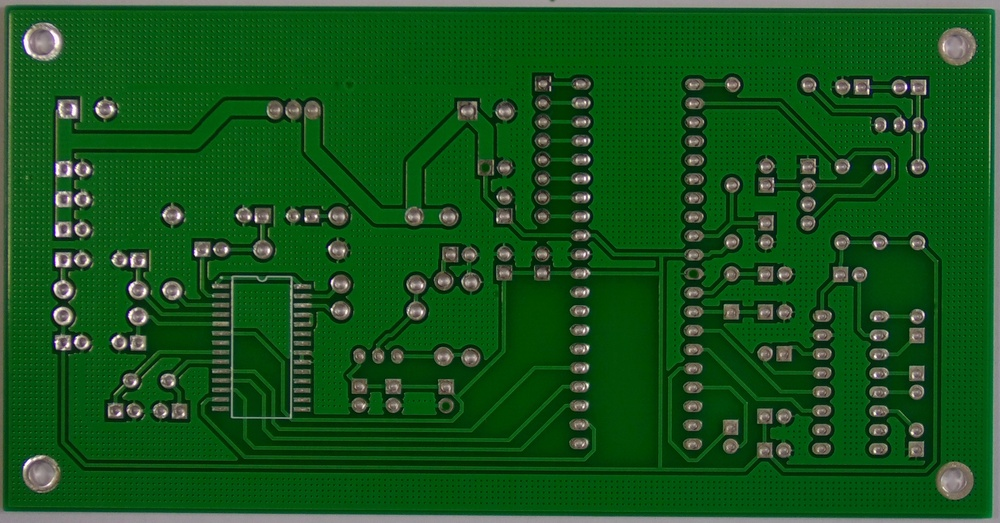
#> input picture real_images/pcb/images/01_missing_hole_06.jpg, 1000 x 523 px, shrunk from 3034 x 1586 before the run
$ python -i real_image_inspection.py   (imports and definitions only)
#> lines starting #> are read from the running program, lines starting #| are printed output that depends on the picture; after the words box and inside, x2 and y2 are one past the last pixel; in counts of white or black regions, pixels touching at a corner belong together
#> further down, picture is the input picture: shape (523, 1000, 3); mean B, G, R 27.5, 83.6, 21.5
"""
真实图片工业缺陷检测系统
使用用户提供的真实工业缺陷图片进行检测
"""
import sys
import os
import cv2
import numpy as np
import json
from datetime import datetime
from pathlib import Path

sys.path.insert(0, os.path.join(os.path.dirname(__file__), 'src'))

class RealImageInspection:
    """真实图片工业缺陷检测系统"""

    def __init__(self, image_dir="real_images"):
        self.image_dir = image_dir
        self.results_dir = "inspection_results"
        os.makedirs(self.results_dir, exist_ok=True)

    # [23 lines left out: function load_images_from_folder, not called in this run]

    def detect_defects(self, image, product_type='auto'):
        """
        检测缺陷
        根据产品类型自动选择合适的检测参数
        """
#> called with product_type = 'auto'
        gray = cv2.cvtColor(image, cv2.COLOR_BGR2GRAY)
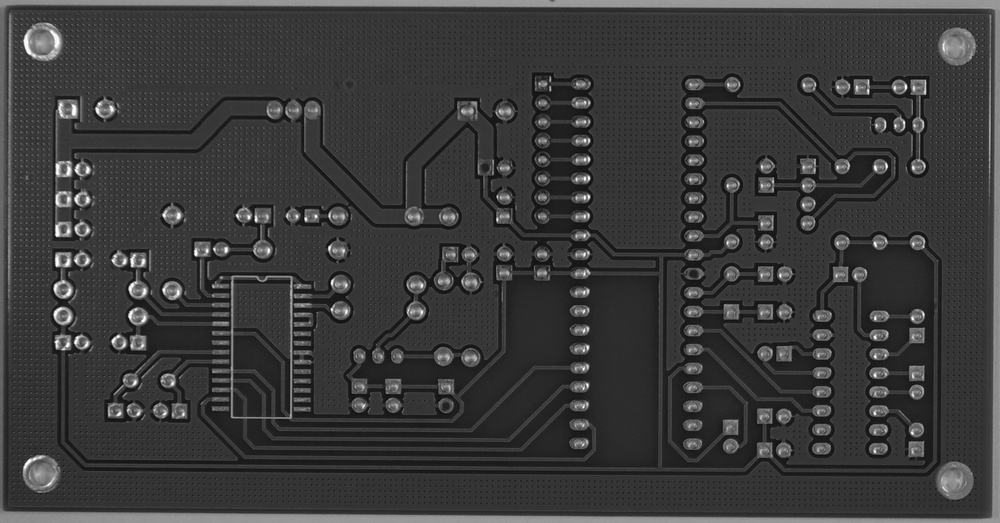
#> gray: shape (523, 1000); min 9, max 253, mean 58.6

        # 根据产品类型选择参数
        if product_type == 'pcb':
            edges = cv2.Canny(gray, 50, 150)
        elif product_type == 'chip':
            edges = cv2.Canny(gray, 30, 100)
        elif product_type == 'wafer':
            edges = cv2.Canny(gray, 20, 80)
        else:  # auto
            edges = cv2.Canny(gray, 40, 120)
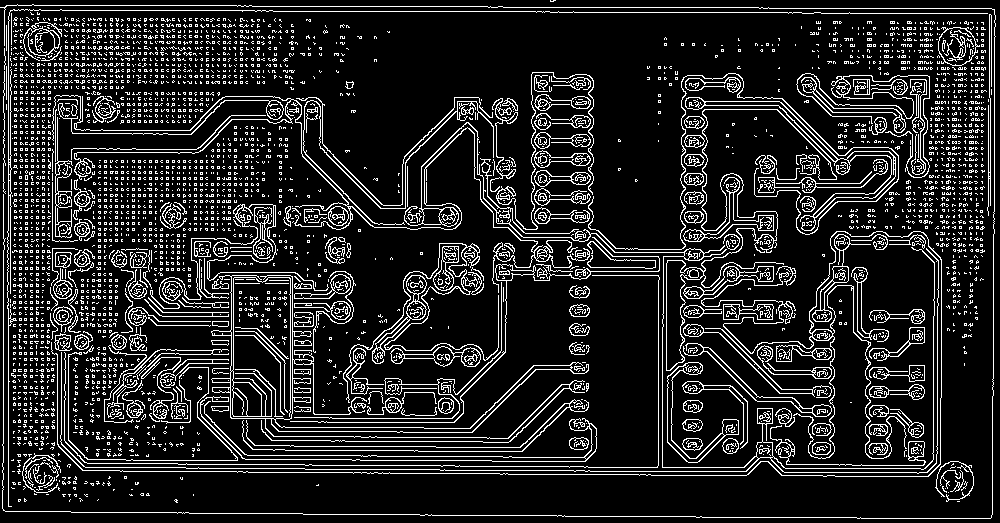
#> edges: shape (523, 1000); 13.9% white in thin lines or dots

        # 形态学处理
        kernel = np.ones((3, 3), np.uint8)
        edges = cv2.morphologyEx(edges, cv2.MORPH_CLOSE, kernel)
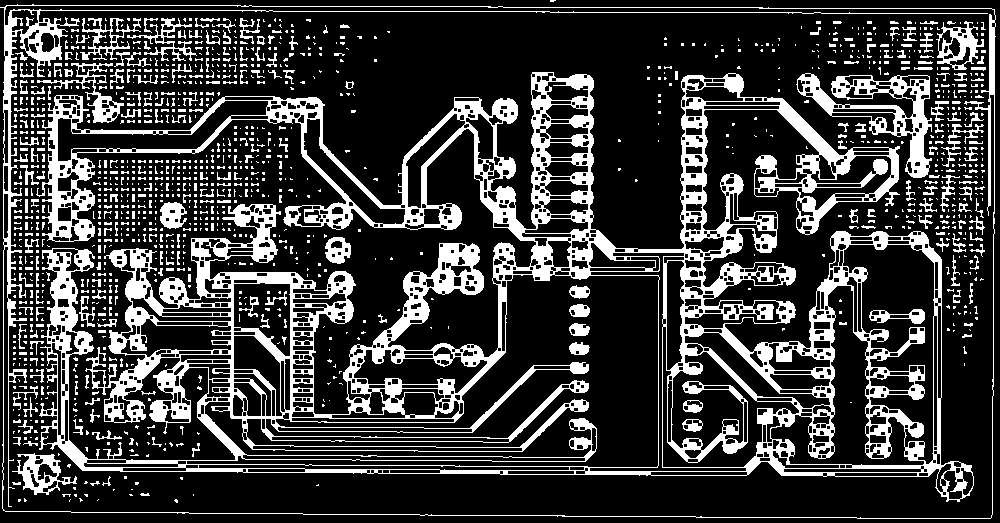
#> edges: shape (523, 1000); 22.9% white; 1255 white regions (978 under 20 px)

        # 查找轮廓
        contours, _ = cv2.findContours(edges, cv2.RETR_EXTERNAL, cv2.CHAIN_APPROX_SIMPLE)
#> contours = 2 contours, 1 with area under 20; largest, box (x1, y1, x2, y2) and area: (0, 4, 996, 519) 503326

        # 分析缺陷
        defects = []
        result = image.copy()

        for i, contour in enumerate(contours):
            area = cv2.contourArea(contour)
            if area < 20:  # 过滤太小的噪点
                continue

            x, y, w, h = cv2.boundingRect(contour)
            aspect_ratio = float(w) / h if h > 0 else 0

            # 缺陷分类
            if aspect_ratio > 4 or aspect_ratio < 0.25:
                defect_type = "SCRATCH"
                color = (0, 0, 255)
                severity = "HIGH"
            elif area > 1000:
                defect_type = "LARGE_DEFECT"
                color = (0, 0, 255)
                severity = "HIGH"
            elif area > 200:
                defect_type = "MEDIUM_DEFECT"
                color = (0, 165, 255)
                severity = "MEDIUM"
            else:
                defect_type = "SMALL_DEFECT"
                color = (0, 255, 255)
                severity = "LOW"

            defects.append({
                'id': i,
                'type': defect_type,
                'position': {'x': int(x + w/2), 'y': int(y + h/2)},
                'size': {'width': int(w), 'height': int(h)},
                'area_pixels': int(area),
                'severity': severity
            })

            # 在结果图上标记
            cv2.rectangle(result, (x, y), (x + w, y + h), color, 2)
            label = f"{defect_type[:3]}#{i}"
            cv2.putText(result, label, (x, y - 5),
                       cv2.FONT_HERSHEY_SIMPLEX, 0.4, color, 1)
#> this loop made 2 passes
#> (area, x, y, w, h, aspect_ratio, defect_type, color) on pass 1: (503326, 0, 4, 996, 515, 1.93, 'LARGE_DEFECT', (0, 0, 255))
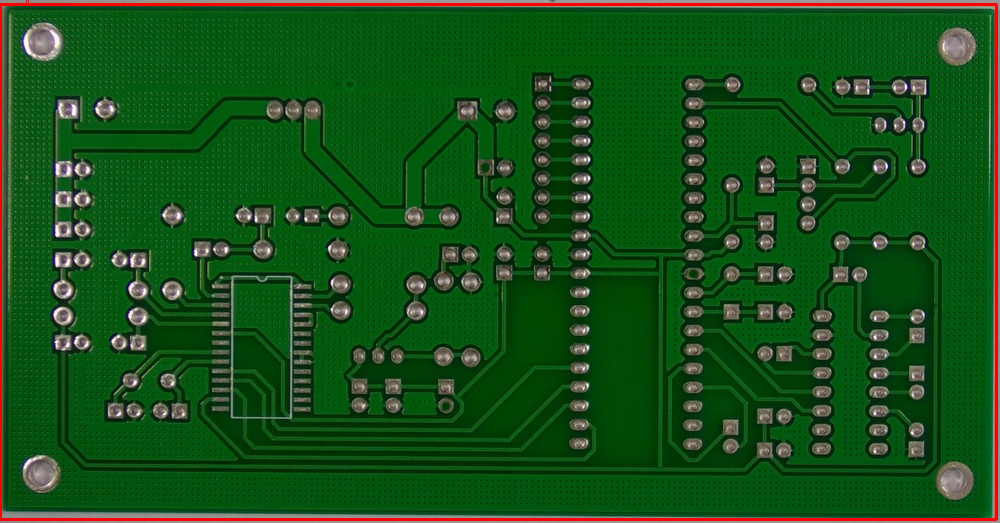
#> result: shape (523, 1000, 3); 1.64% of pixels changed, all inside (x1, y1, x2, y2) = (0, 0, 998, 521)
#> after the loop, defects = 1 item

        return result, defects

    # [148 lines left out: functions measure_basic, inspect_image, generate_summary_report, run_inspection, main, not called in this run]

# [2 lines not run here, left out]

>>> import cv2
>>> picture = cv2.imread('real_images/pcb/images/01_missing_hole_06.jpg')
>>> result = RealImageInspection().detect_defects(picture)
